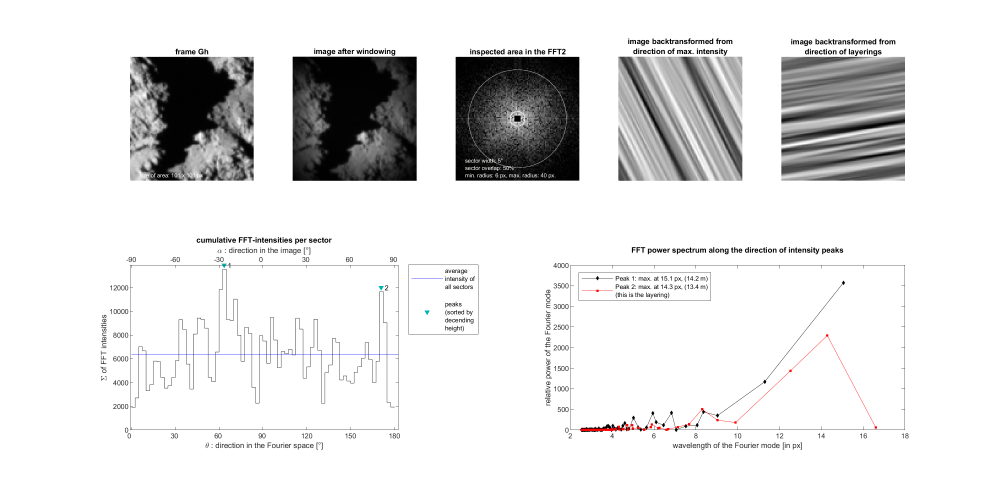
%> input picture frame_Gh.png, 3000 x 1449 px (shown at 1/3 size)
$ octave --eval "result = linFFT(imread('frame_Gh.png'));"   (GNU Octave 9; MATLAB toolbox functions it lacks are replaced by stand-ins)
%> lines starting %> are read from the running program, lines starting %| are printed output that depends on the picture
function [frames,frameFFT,nframes,sectorsum,peaks,peak_ft,peak_factor_ft,...
    backtransf_max,backtransf_ft,wavelength_max,wavelength_ft,map_max,map_ft] ...
    = linFFT(image,framesize,threshold,dispfig,step,tmin,tmax,resolution)
% linFFT is a function for detecting and analysing linear features in an
% image using the Fast Fourier Transform.
%
%   image       image to perform this function on. can be unedited.
%
%   framesize   size of sub-images (in px, should be either 51 or 101)
%               default = 101 px
%
%   resolution  spatial resolution of image, in m/px.
%               default = 1.06 m/px (resolution of Hathor image)
%
%   step        angular step of the radial sector, in degrees.
%               default = 5 degrees
%               larger step = less precision in the iFFT images
%               smaller step = lower peaks, less certainty in peak detection
%
%   threshold   minimum height of a maximum in the intensity spectrum to
%               count as a peak, relative to the mean intensity of all sectors
%               (e.g. "1.5" means 150% of the mean)
%               default = 1.5
%
%   tmin        min. theta angle of features that are considered
%               default = 141.5 degrees (works best on Hathor features)
%
%   tmax        max. theta angle of features that are considered
%               default = 166.5 degrees (works best on Hathor features)
%
%   dispfig     toggles whether function outputs are shown in a figure
%               = -1    displays two maps made from backtransformations of
%                       the sub-images (default)
%               =  0    no figure, no text. results are passed to output
%                       variables
%               =  0.1  no figure, results are shown as text and passed to
%                       output variables
%               >= 1    index of sub-image for which a multiplot is shown to display
%                       the sub-image's results

%% set up image and parameters

% check and adjust image's dimensions to end in '01':
verticalDimMod = mod(size(image,1),100);
horizontalDimMod = mod(size(image,2),100);
switch verticalDimMod
    case 0
        image(end+1,:,:) = 0;
    case num2cell(2:79) % up to '79', crop image
        verticalDimNew = (size(image,1))-(verticalDimMod-1);
        image = image(1:verticalDimNew,:,:);
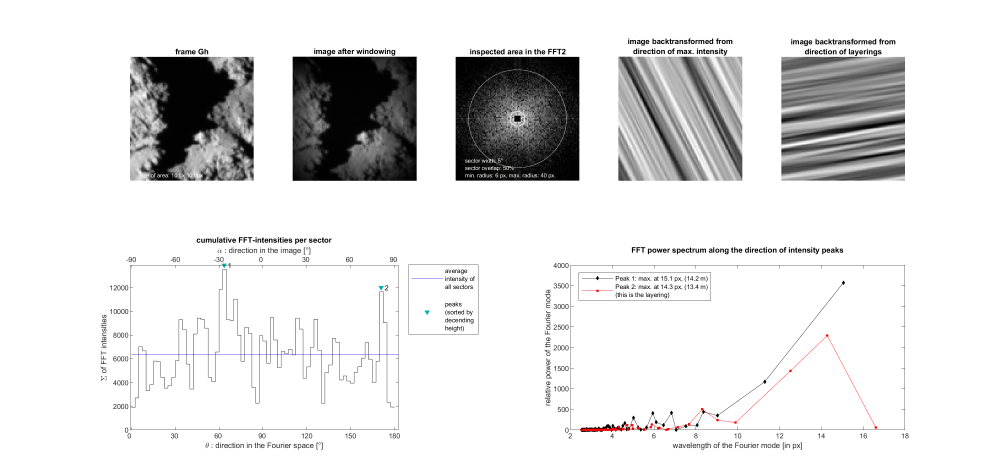
%> image: size 1401x3000x3 uint8 (shown at 1/3 size); mean R, G, B 225, 224.8, 224.9
        fprintf('Note: image was cropped at the bottom by %i pixels.\n',...
            verticalDimMod-1);
%| Note: image was cropped at the bottom by 48 pixels.
    case num2cell(80:99) % > '80' add black padding
        verticalDimNew = (size(image,1))+(101-verticalDimMod);
        image(end:verticalDimNew,:,:) = 0;
end
switch horizontalDimMod
    case 0
        image(:,end+1,:) = 0;
%> image: size 1401x3001x3 uint8
%> (the rest of the program and of its run is left out)
